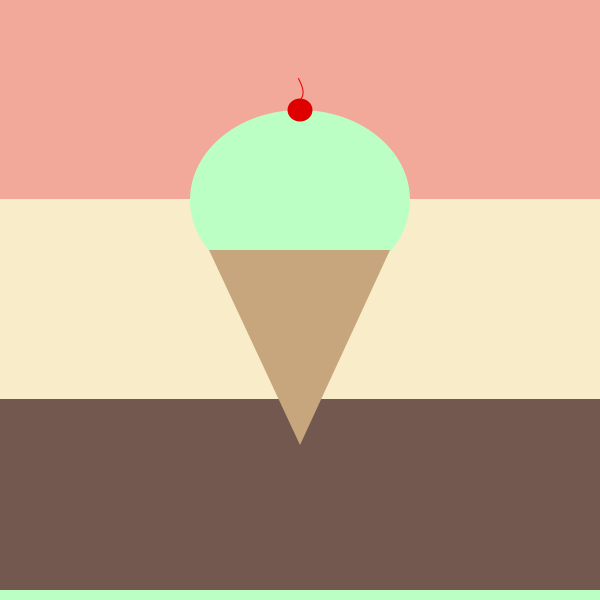
Frame 1 (no input)
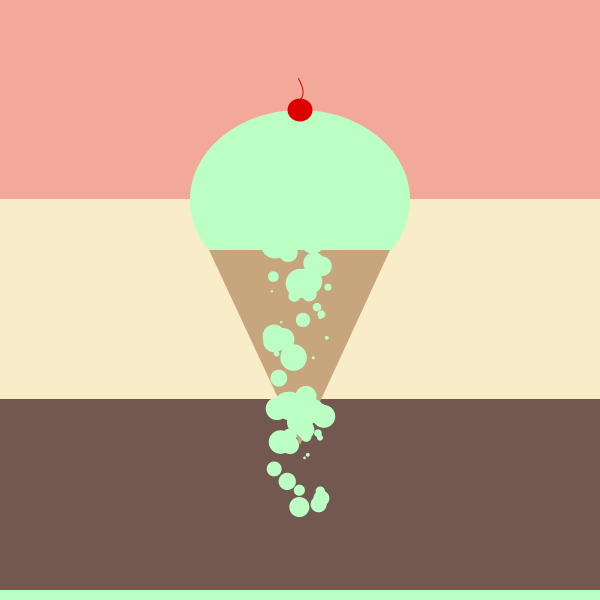
Frame 60 (the mouse pressed at the canvas centre just before this capture)
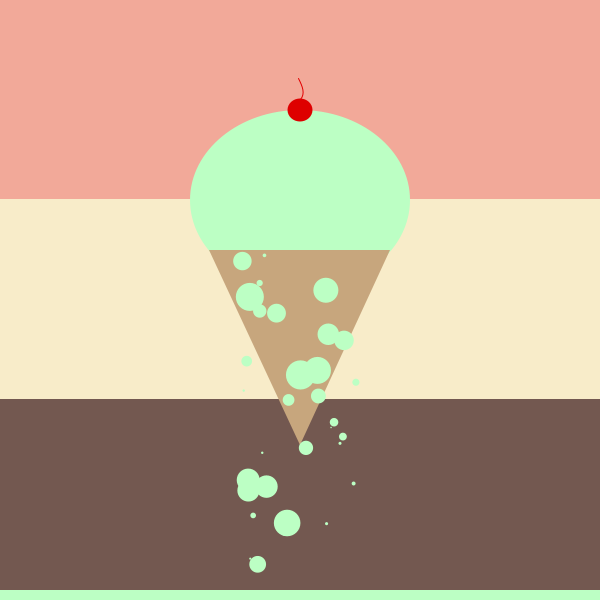
Frame 120 (the mouse held since frame 60 and released just before this capture)

The Processing sketch that drew these frames (run headless with seeded random() and noise(); from frame 60 on, the mouse is pressed at the canvas centre):

// Processing sketch: processing_169904
// ── processing_169904.pde

float temp_x;

int num_objects = 60;
Scoop[] scoop_array = new Scoop[num_objects];

Scoop s;

void setup()
{
 size (600, 600); 

s =  new Scoop();
for (int i = 0; i<num_objects; i++)
{
  scoop_array[i] = new Scoop();
}
}



void draw()
{
  background (255);
  noStroke();

//strawberry  
  fill (242, 169, 153 );
  rect ( -1, -1, 602, 201 );
   
   //chocolate
      fill (115, 88, 80 );
      rect (-1, 399, 602, 201 );
   
   //vanilla   
    fill (248, 236, 201 );
    rect (-1, 199, 602, 200 );
    
//scoop
fill (188, 255, 196 );
ellipse (width/2, 200, 220, 180);
     
  //cone    
fill (199, 166, 125);
//stroke (199, 166, 125);
//strokeWeight (3);
triangle (209, 250, 300, 445, 390, 250 );


//mint 
noStroke();
 fill (188, 255, 196 );
      rect (-1, 590, 602, 100);
     
     //cherry
     noFill();
     stroke (225, 0, 0);
     bezier (300, 99, 305, 93, 302, 86, 298, 78);
     noStroke();
     fill (222, 0, 0);
     ellipse (width/2, 110, 25, 23);
     
     
      
fill (188, 255, 196);
for (int i = 0; i<num_objects; i++)
{
scoop_array[i].update();
scoop_array[i].display();
}
//pushMatrix ();

//popMatrix();

println (mouseX, mouseY);
      
}


class Scoop
{
 float x, y, vx, vy, grav, diam;
 

Scoop()
{
 x = 300;
y = 210;
diam = random (1, 30);
vx = random ( -.5, .5);
vy = random (0, 5);
grav = .005;

}

void update()
{
  vy+= grav;
  x+= vx;
  y+=vy;
  





  
}


void display()
{
pushMatrix();
translate (x, y);
ellipse (0, 0, diam, diam);
popMatrix();
}

}
